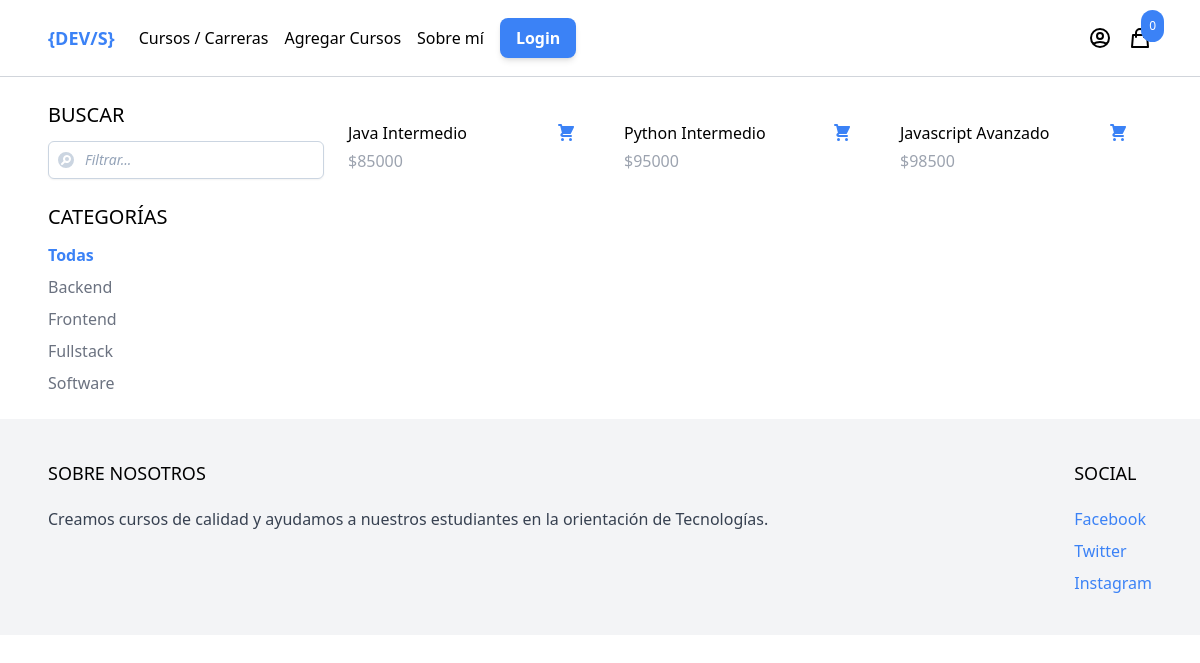
The app's page /shop/, older data.
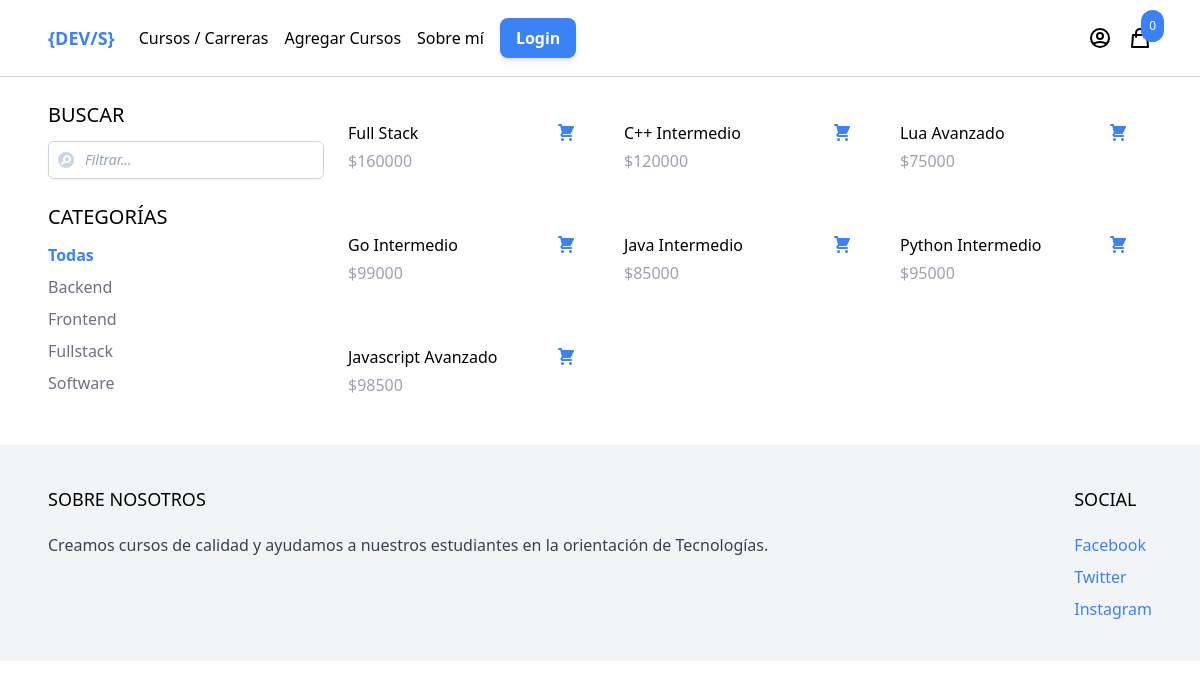
The same page, newer data.
### cursos/models.py (models this page shows, shortened)
class Category(models.Model):
    name = models.CharField(max_length=255)
    slug = models.SlugField()
    class Meta:
        ordering = ("name",)

class Cursos(models.Model):
    name = models.CharField(max_length=255)
    category = models.ForeignKey(
        Category,
        related_name="cursos",
        on_delete=models.CASCADE,
    )
    slug = models.SlugField()
    description = models.TextField(blank=True, null=True)
    precio = models.IntegerField()
    created_at = models.DateTimeField(auto_now_add=True)
    image = models.ImageField(upload_to="uploads/", blank=True, null=True)
    thumbnail = models.ImageField(upload_to="uploads/", blank=True, null=True)
    class Meta:
        ordering = ("-created_at",)
    def get_thumbnail(self):
        if self.thumbnail:
            return self.thumbnail.url

### core/views.py (the view)
# urls.py: path("shop/", core.shop, name="shop"),
def shop(request):
    categorias = Category.objects.all()
    cursos = Cursos.objects.all()
    categoria_activa = request.GET.get("category", "")
    if categoria_activa:
        cursos = cursos.filter(category__slug=categoria_activa)
    query = request.GET.get("query", "")
    if query:
        cursos = cursos.filter(
            Q(name__icontains=query) | Q(description__icontains=query)
        )
    context = {
        "cursos": cursos,
        "categorias": categorias,
        "categoria_activa": categoria_activa,
    }
    return render(request, "core/shop.html", context)

### carrito/context_processors.py (called while the page is built)
def cart(request):
    return {"carrito": Cart(request)}

### core/templates/core/shop.html (shortened to what this page needs)
{% extends 'core/base.html' %}
{% block content %}
<div class="max-w-6xl mx-auto flex flex-wrap items-start py-6 px-6 xl:px-0">
  <div class="filters w-full lg:w-1/4">
    <h3 class="mb-3 text-xl uppercase">Buscar</h3>
    <form method="get" action=".">
      <label class="relative block">
        <span class="absolute inset-y-0 left-0 flex items-center pl-2">
          <svg class="h-5 w-5 fill-slate-300" viewBox="0 0 20 20">
            <path d="M9 9a2 2 0 114 0 2 2 0 01-4 0z" />
            <path fill-rule="evenodd"
              d="M10 18a8 8 0 100-16 8 8 0 000 16zm1-13a4 4 0 00-3.446 6.032l-2.261 2.26a1 1 0 101.414 1.415l2.261-2.261A4 4 0 1011 5z"
              clip-rule="evenodd" />
          </svg>
        </span>
        <input
          class="placeholder:italic placeholder:text-slate-400 block bg-white w-full border border-slate-300 rounded-md py-2 pl-9 pr-3 shadow-sm focus:outline-none focus:border-sky-500 focus:ring-sky-500 focus:ring-1 sm:text-sm"
          placeholder="Filtrar..." type="text" name="query" />
      </label>
    </form>
    <h3 class="mt-6 mb-3 text-xl uppercase">Categorías</h3>
    <ul class="space-y-2">
      <li><a href="{% url 'shop' %}"
          class="{% if not categoria_activa %}text-blue-500 font-bold{% else %}text-gray-500{% endif %}">Todas</a></li>
      {% for categoria in categorias %}
      <li><a href="{% url 'shop' %}?category={{ categoria.slug }}"
          class="{% if categoria.slug == categoria_activa %}text-blue-500 font-bold{% else %}text-gray-500{% endif %}">{{categoria.name}}</a>
      </li>
      {% endfor %}
    </ul>
  </div>
  <div class="cursos w-full lg:w-3/4 -mt-4 flex items-center flex-wrap">
    {% for curso in cursos %}
    {% include 'cursos/partials/cursos_lista_completa.html' %}
    {% endfor %}
  </div>
</div>
{% endblock %}

### core/templates/core/base.html (shortened to what this page needs)
<!doctype html>
<html>
<head>
  <script src="https://cdn.tailwindcss.com"></script>
</head>
<body>
  <nav class="border-b border-gray-300">
    <div class="max-w-6xl mx-auto py-2 px-6 xl:px-0 flex items-center justify-between">
      <div class="menu-left flex items-center space-x-6">
        <a href="{% url 'index' %}" class="py-4 text-lg text-blue-500 font-semibold uppercase">{Dev/s}</a>
        <ul class="flex items-center space-x-4">
          <li><a href="{% url 'shop' %}">Cursos / Carreras</a></li>
          <li><a href="{% url 'crear-curso' %}">Agregar Cursos</a></li>
          <li><a href="{% url 'about' %}">Sobre mí</a></li>
          {% if request.user.is_authenticated %}
          <div class="py-2 px-4 bg-red-500 text-white font-semibold rounded-lg shadow-md hover:bg-red-700 focus:outline-none focus:ring-2 focus:ring-red-400 focus:ring-opacity-75">
            <li><a href="{% url 'logout' %}" class="text-white font-bold">Log out</a></li>
          </div>
          {% else %}
          <div class="py-2 px-4 bg-blue-500 text-white font-semibold rounded-lg shadow-md hover:bg-blue-700 focus:outline-none focus:ring-2 focus:ring-blue-400 focus:ring-opacity-75">
            <li><a href="{% url 'login' %}" class="text-white font-bold">Login</a></li>
          </div>
          {% endif %}
        </ul>
      </div>
      <div class="menu-right flex items-center space-x-4">
        <a href="{% url 'login' %}">
        </a>
          {% include 'carrito/partials/menu_cart.html' %}
        </div>
      </div>
  </nav>
  <main>
    {% block content %}
    {% endblock %}
  </main>
  <footer class="bg-gray-100">
    <div class="max-w-6xl mx-auto py-10 px-6 xl:px-0 md:flex justify-between">
      <div class="footer-left mb-12 md:mb-0">
        <h2 class="mb-5 uppercase text-lg">Sobre nosotros</h2>
        <p class="text-gray-700">Creamos cursos de calidad y ayudamos a nuestros estudiantes en la orientación de Tecnologías.</p>
      </div>
      <div class="footer-right">
        <h2 class="mb-5 uppercase text-lg">Social</h2>
        <ul class="space-y-2">
          <li><a href="#" class="text-blue-500 hover:text-blue-800">Facebook</a></li>
          <li><a href="#" class="text-blue-500 hover:text-blue-800">Twitter</a></li>
          <li><a href="#" class="text-blue-500 hover:text-blue-800">Instagram</a></li>
        </ul>
      </div>
    </div>
  </footer>
</body>
</html>

### carrito/templates/carrito/partials/menu_cart.html
<a href="{% url 'cart' %}" id="menu-cart-button" class="relative">
    <svg xmlns="http://www.w3.org/2000/svg" class="h-6 w-6" fill="none" viewBox="0 0 24 24" stroke="currentColor">
        <path stroke-linecap="round" stroke-linejoin="round" stroke-width="2" d="M16 11V7a4 4 0 00-8 0v4M5 9h14l1 12H4L5 9z" />
    </svg>
    <span class="p-2 absolute -top-4 -right-3 bg-blue-500 text-white text-xs rounded-full">{{ cart|length }}</span>
</a>

### cursos/templates/cursos/partials/cursos_lista_completa.html (shortened to what this page needs)
    <div class="w-full md:w-1/3 xl:w-1/4 p-6">
      <div class="pt-3 flex items-center justify-between">
        <a href="{% url 'producto' curso.slug %}">{{curso.name}}</a>
        <a href="{% url 'producto' curso.slug %}" class="text-blue-500 hover:text-blue-800">
        </a>
      </div>
      <div class="p pt-1 text-gray-400">${{curso.precio}}</div>
    </div>

Row changes from the older to the newer data that the page shows:
added Cursos: name "Full Stack", precio "160000"
added Cursos: name "C++ Intermedio", precio "120000"
added Cursos: name "Lua Avanzado", precio "75000"
added Cursos: name "Go Intermedio", precio "99000"
